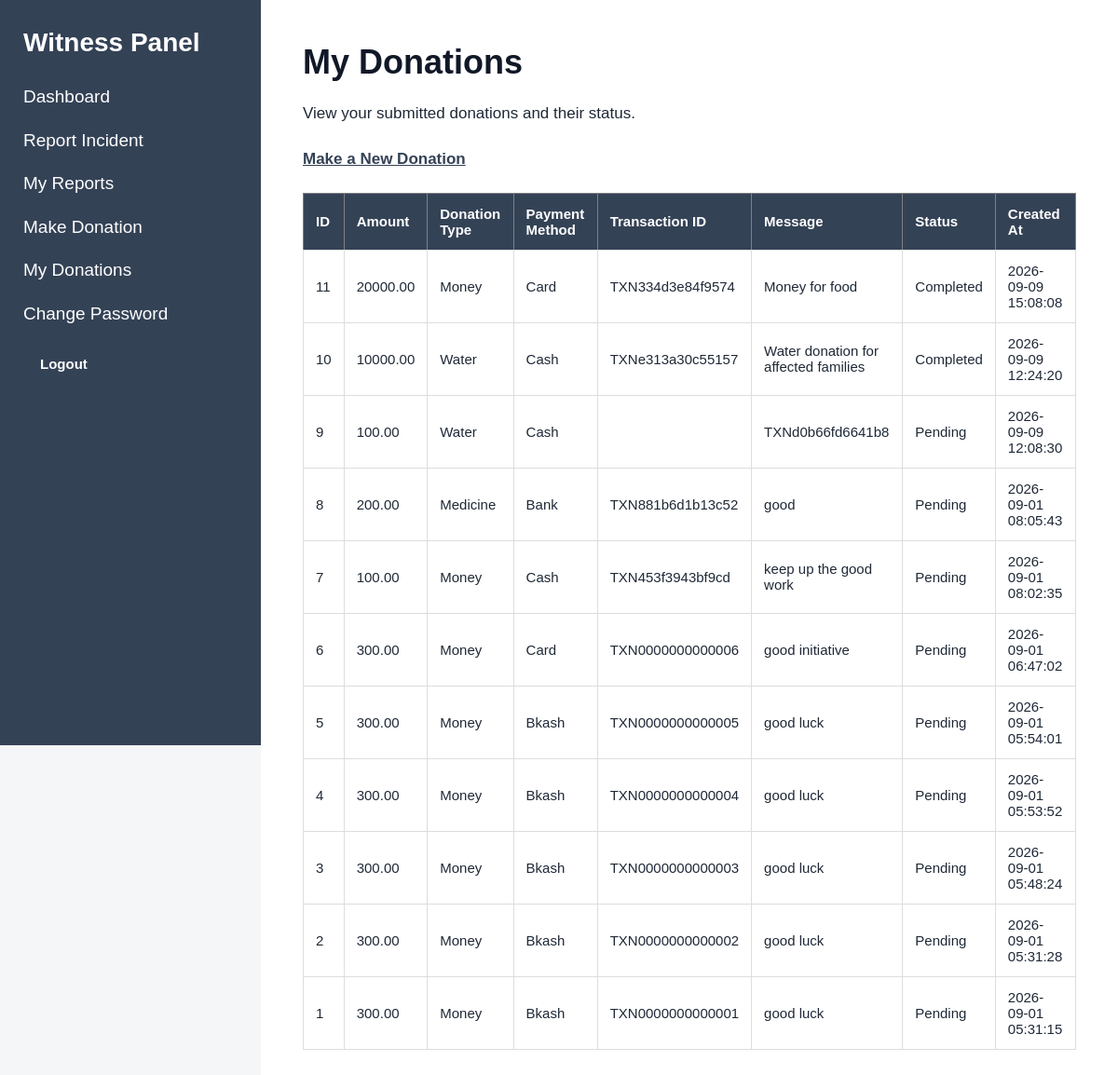
The app's page /index.php?page=donations (signed in) with its own data.
### tables this page shows
CREATE TABLE `donations` (
  `id` int(11) NOT NULL,
  `witness_id` int(11) NOT NULL,
  `amount` decimal(10,2) NOT NULL,
  `donation_type` varchar(100) NOT NULL,
  `payment_method` varchar(50) NOT NULL,
  `transaction_id` varchar(100) NOT NULL,
  `message` text DEFAULT NULL,
  `status` enum('pending','completed','cancelled') NOT NULL DEFAULT 'pending',
  `created_at` timestamp NOT NULL DEFAULT current_timestamp()
);

### models/DonationModel.php (called while the page is built, shortened)
<?php
function getWitnessDonations(
    $conn,
    $witness_id
) {
    $sql = "SELECT
                id,
                witness_id,
                amount,
                donation_type,
                payment_method,
                transaction_id,
                message,
                status,
                created_at
            FROM donations
            WHERE witness_id = ?
            ORDER BY id DESC";
    $stmt = mysqli_prepare($conn, $sql);
    mysqli_stmt_bind_param(
        $stmt,
        "i",
        $witness_id
    );
    mysqli_stmt_execute($stmt);
    $result = mysqli_stmt_get_result($stmt);
    $donations = [];
    if ($result) {
        while ($row = mysqli_fetch_assoc($result)) {
            $donations[] = $row;
        }
    }
    return $donations;
}

### views/witness/donations.php (the view)
<?php require_once "views/partials/header.php"; ?>
<?php require_once "views/partials/sidebar.php"; ?>
<div class="content">
    <h1>My Donations</h1>
    <p>
        View your submitted donations and their status.
    </p>
    <p>
        <a href="index.php?page=donation-create">
            Make a New Donation
        </a>
    </p>
    <?php if (empty($donations)): ?>
        <p>
            You have not made any donations yet.
        </p>
    <?php else: ?>
        <table border="1" cellpadding="10">
            <thead>
                <tr>
                    <th>ID</th>
                    <th>Amount</th>
                    <th>Donation Type</th>
                    <th>Payment Method</th>
                    <th>Transaction ID</th>
                    <th>Message</th>
                    <th>Status</th>
                    <th>Created At</th>
                </tr>
            </thead>
            <tbody>
                <?php foreach ($donations as $donation): ?>
                    <tr>
                        <td>
                            <?php
                            echo (int)$donation['id'];
                            ?>
                        </td>
                        <td>
                            <?php
                            echo htmlspecialchars(
                                $donation['amount']
                            );
                            ?>
                        </td>
                        <td>
                            <?php
                            echo htmlspecialchars(
                                ucfirst(
                                    $donation['donation_type']
                                )
                            );
                            ?>
                        </td>
                        <td>
                            <?php
                            echo htmlspecialchars(
                                ucfirst(
                                    $donation['payment_method']
                                )
                            );
                            ?>
                        </td>
<td>
    <?php
    echo htmlspecialchars(
        $donation['transaction_id']
        ?? '',
        ENT_QUOTES,
        'UTF-8'
    );
    ?>
</td>
                        <td>
                            <?php
                            echo htmlspecialchars(
                                $donation['message'] ?? ''
                            );
                            ?>
                        </td>
                        <td>
                            <?php
                            echo htmlspecialchars(
                                ucfirst(
                                    $donation['status']
                                    ?? 'pending'
                                )
                            );
                            ?>
                        </td>
                        <td>
                            <?php
                            echo htmlspecialchars(
                                $donation['created_at']
                            );
                            ?>
                        </td>
                    </tr>
                <?php endforeach; ?>
            </tbody>
        </table>
    <?php endif; ?>
</div>
<?php require_once "views/partials/footer.php"; ?>

### assets/css/style.css (style rules this page uses)
* { box-sizing: border-box; }
body { margin: 0; font-family: Arial, Helvetica, sans-serif; background: #f5f6f8; color: #1f2937; }
.content { margin-left: 280px; padding: 45px; min-height: 100vh; background: white; }
.content h1 { margin-top: 0; margin-bottom: 20px; font-size: 36px; line-height: 1.2; color: #111827; }
.content>p { font-size: 17px; line-height: 1.6; margin-bottom: 22px; }
.content a { color: #344256; font-weight: 600; text-decoration: underline; }
table { width: 100%; border-collapse: collapse; margin-top: 22px; background: white; }
th { background: #344256; color: white; padding: 13px; text-align: left; font-size: 15px; }
td { padding: 13px; border: 1px solid #dddddd; font-size: 15px; }

### records on screen
donations: id "11", amount "20000.00", donation_type "Money", payment_method "Card", transaction "TXN334d3e84f9574", message "Money for food", status "Completed", created_at "2026-09-09 15:08:08"
donations: id "10", amount "10000.00", donation_type "Water", payment_method "Cash", transaction "TXNe313a30c55157", message "Water donation for affected families", status "Completed", created_at "2026-09-09 12:24:20"
donations: id "9", amount "100.00", donation_type "Water", payment_method "Cash", message "TXNd0b66fd6641b8", status "Pending", created_at "2026-09-09 12:08:30"
donations: id "8", amount "200.00", donation_type "Medicine", payment_method "Bank", transaction "TXN881b6d1b13c52", message "good", status "Pending", created_at "2026-09-01 08:05:43"
donations: id "7", amount "100.00", donation_type "Money", payment_method "Cash", transaction "TXN453f3943bf9cd", message "keep up the good work", status "Pending", created_at "2026-09-01 08:02:35"
donations: id "6", amount "300.00", donation_type "Money", payment_method "Card", transaction "TXN0000000000006", message "good initiative", status "Pending", created_at "2026-09-01 06:47:02"
donations: id "5", amount "300.00", donation_type "Money", payment_method "Bkash", transaction "TXN0000000000005", message "good luck", status "Pending", created_at "2026-09-01 05:54:01"
donations: id "4", amount "300.00", donation_type "Money", payment_method "Bkash", transaction "TXN0000000000004", message "good luck", status "Pending", created_at "2026-09-01 05:53:52"
donations: id "3", amount "300.00", donation_type "Money", payment_method "Bkash", transaction "TXN0000000000003", message "good luck", status "Pending", created_at "2026-09-01 05:48:24"
donations: id "2", amount "300.00", donation_type "Money", payment_method "Bkash", transaction "TXN0000000000002", message "good luck", status "Pending", created_at "2026-09-01 05:31:28"
donations: id "1", amount "300.00", donation_type "Money", payment_method "Bkash", transaction "TXN0000000000001", message "good luck", status "Pending", created_at "2026-09-01 05:31:15"
